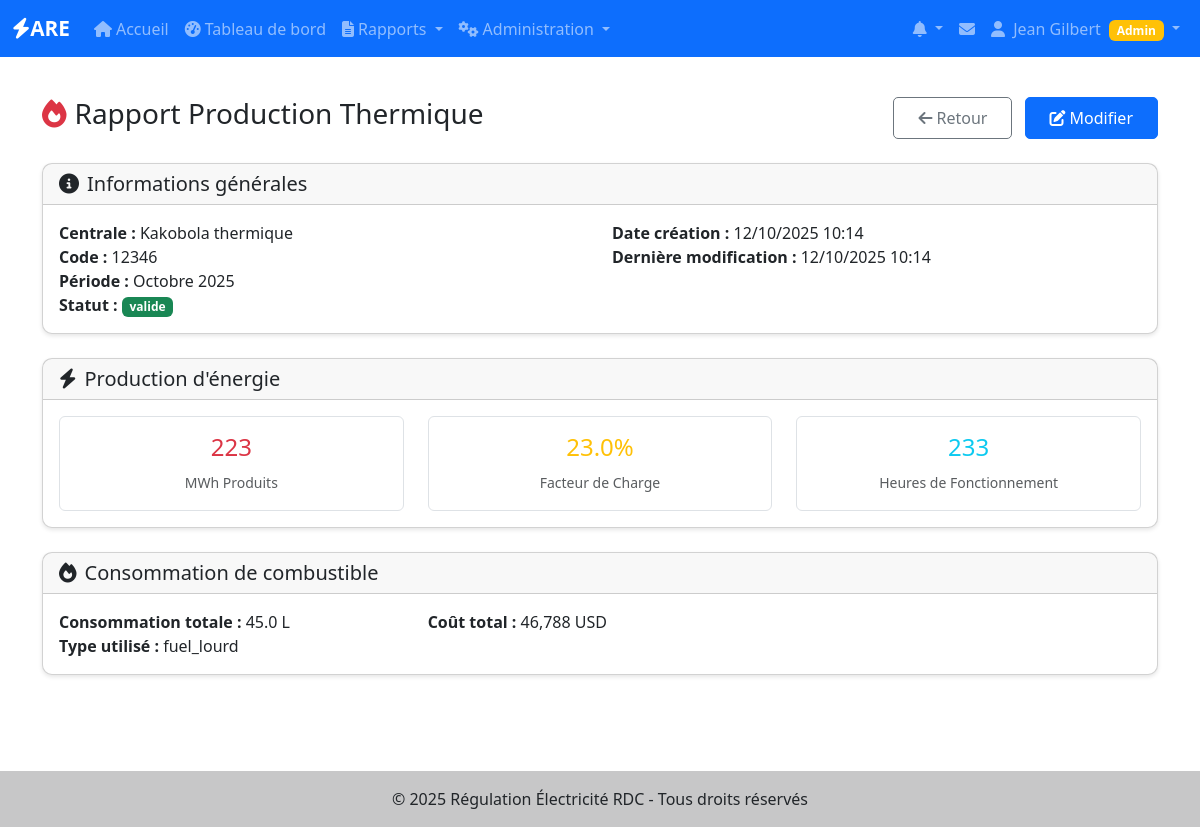
Screenshot of /production-thermique/rapport/1 (signed in) with the database file from the repository.
### app/models/utilisateurs.py (models this page shows, shortened)
class User(UserMixin, BaseModel):
    __tablename__ = 'users'
    username = db.Column(db.String(80), unique=True, nullable=False, index=True)
    email = db.Column(db.String(120), unique=True, nullable=False, index=True)
    password_hash = db.Column(db.String(128), nullable=False)
    nom = db.Column(db.String(100))
    prenom = db.Column(db.String(100))
    role = db.Column(db.Enum('super_admin', 'admin_operateur', 'utilisateur_operateur'),
                    default='utilisateur_operateur', nullable=False)
    operateur_id = db.Column(db.Integer, db.ForeignKey('operateurs.id'), nullable=True)
    is_active = db.Column(db.Boolean, default=True, nullable=False)
    telephone = db.Column(db.String(20))
    derniere_connexion = db.Column(db.DateTime)
    operateur = db.relationship('Operateur', backref='users', lazy=True)
    def is_super_admin(self):
        return self.role == 'super_admin'
    def is_admin_operateur(self):
        return self.role == 'admin_operateur'
    def is_admin(self):
        return self.role in ['super_admin', 'admin_operateur']
    def has_permission(self, permission):
        permissions = {
            'super_admin': ['create_operateur', 'edit_operateur', 'delete_operateur',
                           'create_user', 'edit_user', 'delete_user', 'view_all_reports'],
            'admin_operateur': ['edit_own_operateur', 'create_user_operateur',
                               'edit_user_operateur', 'view_own_reports', 'create_reports'],
            'utilisateur_operateur': ['view_own_reports', 'create_reports', 'edit_own_reports']
        }
        return permission in permissions.get(self.role, [])

### app/models/production_thermique.py (models this page shows, shortened)
class CentraleThermique(BaseModel):
    __tablename__ = 'centrales_thermique'
    operateur_id = Column(Integer, ForeignKey('operateurs.id'), nullable=False)
    nom = Column(String(200), nullable=False, index=True)
    code = Column(String(50), unique=True, nullable=False)
    localisation = Column(String(200))
    province = Column(String(100))
    puissance_installee = Column(Float)  # MW
    puissance_disponible = Column(Float)  # MW
    type_centrale = Column(String(50))  # diesel, gaz, charbon, fuel lourd, biomasse
    type_combustible = Column(String(50))  # Principal type de combustible
    consommation_specifique = Column(Float)  # g/kWh - Consommation spécifique
    latitude = Column(Float)
    longitude = Column(Float)
    nombre_groupes = Column(Integer, default=0)
    type_moteur = Column(String(50))  # diesel, turbine gaz, turbine vapeur
    refroidissement = Column(String(50))  # air, eau, mixte
    niveau_tension = Column(Float)  # kV
    tension_evacuation = Column(String(50))  # kV
    systeme_demarrage = Column(String(50))  # manuel, automatique
    systeme_refroidissement = Column(String(100))
    capacite_stockage_combustible = Column(Float)  # litres ou tonnes
    autonomie_combustible = Column(Float)  # heures
    systeme_traitement_fumees = Column(Boolean, default=False)
    niveau_emission_nox = Column(Float)  # mg/Nm³
    niveau_emission_co = Column(Float)  # mg/Nm³
    certification_environnementale = Column(String(100))
    statut = Column(String(50), default='operationnelle')  # operationnelle, maintenance, arret
    mode_fonctionnement = Column(String(50))  # base, pointe, secours
    description = Column(Text)
    date_mise_service = Column(DateTime)
    date_derniere_revision = Column(DateTime)
    prochaine_maintenance = Column(DateTime)
    constructeur = Column(String(100))
    fournisseur_combustible = Column(String(100))
    annee_construction = Column(Integer)
    duree_vie_estimee = Column(Integer)  # années
    observations = Column(Text)
    operateur = relationship("Operateur", back_populates="centrales_thermique")
    rapports = relationship("RapportThermique", back_populates="centrale", cascade="all, delete-orphan")

class RapportThermique(BaseModel):
    __tablename__ = 'rapports_thermique'
    centrale_id = Column(Integer, ForeignKey('centrales_thermique.id'), nullable=False)
    annee = Column(Integer, nullable=False)
    mois = Column(Integer, nullable=False)
    periode_debut = Column(DateTime, nullable=False)
    periode_fin = Column(DateTime, nullable=False)
    energie_produite = Column(Float)  # MWh
    energie_disponible = Column(Float)  # MWh
    facteur_charge = Column(Float)  # %
    temps_fonctionnement = Column(Float)  # heures
    nombre_demarrages = Column(Integer, default=0)
    nombre_arrets = Column(Integer, default=0)
    duree_arrets = Column(Float, default=0.0)  # heures
    consommation_combustible = Column(Float)  # litres ou tonnes
    type_combustible_utilise = Column(String(50))
    cout_combustible = Column(Float)  # USD
    prix_unitaire_combustible = Column(Float)  # USD/litre ou USD/tonne
    consommation_specifique_reelle = Column(Float)  # g/kWh
    rendement_global = Column(Float)  # %
    rendement_thermique = Column(Float)  # %
    rendement_electrique = Column(Float)  # %
    temperature_fumees = Column(Float)  # °C
    pression_admission = Column(Float)  # bar
    charge_moyenne = Column(Float)  # %
    charge_maximale = Column(Float)  # %
    charge_minimale = Column(Float)  # %
    temperature_ambiante_moyenne = Column(Float)  # °C
    humidite_relative_moyenne = Column(Float)  # %
    maintenances_preventives = Column(Integer, default=0)
    maintenances_correctives = Column(Integer, default=0)
    incidents_majeurs = Column(Integer, default=0)
    description_incidents = Column(Text)
    duree_maintenance = Column(Float, default=0.0)  # heures
    consommation_huile_moteur = Column(Float)  # litres
    consommation_liquide_refroidissement = Column(Float)  # litres
    remplacement_filtres = Column(Integer, default=0)
    autres_consommables = Column(Text)
    emissions_co2 = Column(Float)  # tonnes
    emissions_nox = Column(Float)  # kg
    emissions_co = Column(Float)  # kg
    gestion_dechets = Column(Text)
    impact_environnemental = Column(Text)
    cout_exploitation = Column(Float)  # USD
    cout_maintenance = Column(Float)  # USD
    recettes_vente = Column(Float)  # USD
    rentabilite = Column(Float)  # %
    statut = Column(String(50), default='brouillon')  # brouillon, validé, transmis
    date_validation = Column(DateTime)
    date_transmission = Column(DateTime)
    validé_par = Column(String(100))
    observations = Column(Text)
    centrale = relationship("CentraleThermique", back_populates="rapports")
    groupes_production = relationship("GroupeProductionThermique", back_populates="rapport", cascade="all, delete-orphan")
    def get_periode_str(self):
        mois_noms = [
            '', 'Janvier', 'Février', 'Mars', 'Avril', 'Mai', 'Juin',
            'Juillet', 'Août', 'Septembre', 'Octobre', 'Novembre', 'Décembre'
        ]
        return f"{mois_noms[self.mois]} {self.annee}"

### app/production_thermique/routes.py (the view)
@production_thermique.route('/rapport/<int:id>')
@login_required
def detail_rapport(id):
    rapport = RapportThermique.query.get_or_404(id)
    centrales_accessibles = get_accessible_centrales_thermique()
    if rapport.centrale not in centrales_accessibles:
        abort(403)
    return render_template('production_thermique/detail_rapport.html',
                         rapport=rapport,
                         title=f'Rapport {rapport.centrale.nom} - {rapport.mois}/{rapport.annee}')

### app/production_thermique/routes.py (called while the page is built)
def get_accessible_centrales_thermique():
    if current_user.is_admin():
        return CentraleThermique.query.filter_by(actif=True).all()
    elif current_user.operateur:
        return CentraleThermique.query.filter_by(
            operateur_id=current_user.operateur.id,
            actif=True
        ).all()
    return []

### app/templates/production_thermique/detail_rapport.html (shortened to what this page needs)
{% extends "base.html" %}
{% block content %}
<div class="d-flex justify-content-between align-items-center mb-4">
    <h1 class="h3">
        <i class="fas fa-fire me-2 text-danger"></i>Rapport Production Thermique
    </h1>
    <div>
        <a href="{{ url_for('production_thermique.index') }}" class="btn btn-outline-secondary me-2">
            <i class="fas fa-arrow-left me-1"></i>Retour
        </a>
        {% if rapport.statut != 'transmis' or current_user.is_super_admin() %}
        <a href="{{ url_for('production_thermique.modifier_rapport', id=rapport.id) }}" class="btn btn-primary">
            <i class="fas fa-edit me-1"></i>Modifier
        </a>
        {% endif %}
    </div>
</div>
<div class="card mb-4">
    <div class="card-header">
        <h5 class="mb-0">
            <i class="fas fa-info-circle me-2"></i>Informations générales
        </h5>
    </div>
    <div class="card-body">
        <div class="row">
            <div class="col-md-6">
                <strong>Centrale :</strong> {{ rapport.centrale.nom }}<br>
                <strong>Code :</strong> {{ rapport.centrale.code }}<br>
                <strong>Période :</strong> {{ rapport.get_periode_str() }}<br>
                <strong>Statut :</strong>
                <span class="badge bg-{% if rapport.statut == 'valide' %}success{% elif rapport.statut == 'transmis' %}primary{% else %}warning{% endif %}">
                    {{ rapport.statut }}
                </span>
            </div>
            <div class="col-md-6">
                <strong>Date création :</strong> {{ rapport.date_creation.strftime('%d/%m/%Y %H:%M') }}<br>
                {% if rapport.date_modification %}
                <strong>Dernière modification :</strong> {{ rapport.date_modification.strftime('%d/%m/%Y %H:%M') }}<br>
                {% endif %}
            </div>
        </div>
    </div>
</div>
<div class="card mb-4">
    <div class="card-header">
        <h5 class="mb-0">
            <i class="fas fa-bolt me-2"></i>Production d'énergie
        </h5>
    </div>
    <div class="card-body">
        <div class="row">
            <div class="col-md-4">
                <div class="text-center p-3 border rounded">
                    <h4 class="text-danger">{{ "{:,.0f}".format(rapport.energie_produite) if rapport.energie_produite else 'N/A' }}</h4>
                    <small class="text-muted">MWh Produits</small>
                </div>
            </div>
            <div class="col-md-4">
                <div class="text-center p-3 border rounded">
                    <h4 class="text-warning">{{ "{:.1f}".format(rapport.facteur_charge) if rapport.facteur_charge else 'N/A' }}%</h4>
                    <small class="text-muted">Facteur de Charge</small>
                </div>
            </div>
            <div class="col-md-4">
                <div class="text-center p-3 border rounded">
                    <h4 class="text-info">{{ "{:.0f}".format(rapport.temps_fonctionnement) if rapport.temps_fonctionnement else 'N/A' }}</h4>
                    <small class="text-muted">Heures de Fonctionnement</small>
                </div>
            </div>
        </div>
    </div>
</div>
{% if rapport.consommation_combustible %}
<div class="card mb-4">
    <div class="card-header">
        <h5 class="mb-0">
            <i class="fas fa-fire me-2"></i>Consommation de combustible
        </h5>
    </div>
    <div class="card-body">
        <div class="row">
            <div class="col-md-4">
                <strong>Consommation totale :</strong> {{ "{:,.1f}".format(rapport.consommation_combustible) }} L<br>
                <strong>Type utilisé :</strong> {{ rapport.type_combustible_utilise or 'N/A' }}
            </div>
            <div class="col-md-4">
                {% if rapport.cout_combustible %}
                <strong>Coût total :</strong> {{ "{:,.0f}".format(rapport.cout_combustible) }} USD
                {% endif %}
            </div>
        </div>
    </div>
</div>
{% endif %}
{% endblock %}

### app/templates/base.html (shortened to what this page needs)
<!DOCTYPE html>
<html lang="fr">
<head>
    <link href="https://cdn.jsdelivr.net/npm/bootstrap@5.3.0/dist/css/bootstrap.min.css" rel="stylesheet">
    <link rel="stylesheet" href="https://cdnjs.cloudflare.com/ajax/libs/font-awesome/6.4.0/css/all.min.css">
    <link rel="stylesheet" href="{{ url_for('static', filename='css/style.css') }}">
</head>
<body>
    <nav class="navbar navbar-expand-lg navbar-dark bg-primary">
        <div class="container-fluid">
            <a class="navbar-brand" href="{{ url_for('main.index') }}">
                <i class="fas fa-bolt"></i>ARE
            </a>
            <div class="collapse navbar-collapse" id="navbarNav">
                <ul class="navbar-nav me-auto">
                    <li class="nav-item">
                        <a class="nav-link" href="{{ url_for('main.index') }}">
                            <i class="fas fa-home me-1"></i>Accueil
                        </a>
                    </li>
                    {% if current_user.is_authenticated %}
                    <li class="nav-item">
                        <a class="nav-link" href="{{ url_for('are_dashboard.index') }}">
                            <i class="fas fa-tachometer-alt me-1"></i>Tableau de bord
                        </a>
                    </li>
                    <li class="nav-item dropdown">
                        <a class="nav-link dropdown-toggle" href="#" id="rapportsDropdown" role="button" data-bs-toggle="dropdown">
                            <i class="fas fa-file-alt me-1"></i>Rapports
                        </a>
                    </li>
                    {% if current_user.is_super_admin() or current_user.is_admin_operateur() %}
                    <li class="nav-item dropdown">
                        <a class="nav-link dropdown-toggle" href="#" id="adminDropdown" role="button" data-bs-toggle="dropdown">
                            <i class="fas fa-cogs me-1"></i>Administration
                        </a>
                    </li>
                    {% endif %}
                    {% endif %}
                </ul>
                <ul class="navbar-nav">
                    {% if current_user.is_authenticated %}
                    {% from 'components/notifications.html' import dropdown_notifications %}
                    {{ dropdown_notifications() }}
                    <li class="nav-item dropdown">
                        <a class="nav-link position-relative" href="{{ url_for('notifications.messages') }}" title="Messagerie">
                            <i class="fas fa-envelope"></i>
                        </a>
                    </li>
                    <li class="nav-item dropdown">
                        <a class="nav-link dropdown-toggle" href="#" id="userDropdown" role="button" data-bs-toggle="dropdown">
                            <i class="fas fa-user me-1"></i>
                            {{ current_user.prenom or current_user.username }}
                            {% if current_user.is_super_admin() %}
                                <span class="badge bg-danger ms-1">Super Admin</span>
                            {% elif current_user.is_admin_operateur() %}
                                <span class="badge bg-warning ms-1">Admin</span>
                            {% endif %}
                        </a>
                    </li>
                    {% endif %}
                </ul>
            </div>
        </div>
    </nav>
    <main class="container my-4">
        {% block content %}{% endblock %}
    </main>
    <footer class="bg-light text-center text-lg-start mt-5">
        <div class="text-center p-3" style="background-color: rgba(0, 0, 0, 0.2);">
            © 2025 Régulation Électricité RDC - Tous droits réservés
        </div>
    </footer>
</body>
</html>

### app/static/css/style.css (style rules this page uses)
:root { --primary-color: #0d6efd; --secondary-color: #6c757d; --success-color: #198754; --danger-color: #dc3545; --warning-color: #ffc107; --info-color: #0dcaf0; }
body { min-height: 100vh; display: flex; flex-direction: column; }
main { flex: 1; }
.navbar-brand { font-weight: bold; font-size: 1.3rem; }
.card { border-radius: 10px; box-shadow: 0 2px 4px rgba(0,0,0,0.1); transition: transform 0.2s; }
.btn { border-radius: 5px; padding: 0.5rem 1.5rem; }
.btn-primary { background-color: var(--primary-color); border-color: var(--primary-color); }
footer { margin-top: auto; }

### rows the page displays
User: prenom "Jean Gilbert"
CentraleThermique: centrale.nom "Kakobola thermique", centrale.code "12346"
RapportThermique: get_periode_str "Octobre 2025", statut "valide", date_creation "12/10/2025 10:14", date_modification "12/10/2025 10:14", energie_produite "223", facteur_charge "23.0", temps_fonctionnement "233", consommation_combustible "45.0", type_combustible_utilise "fuel_lourd", cout_combustible "46,788"
